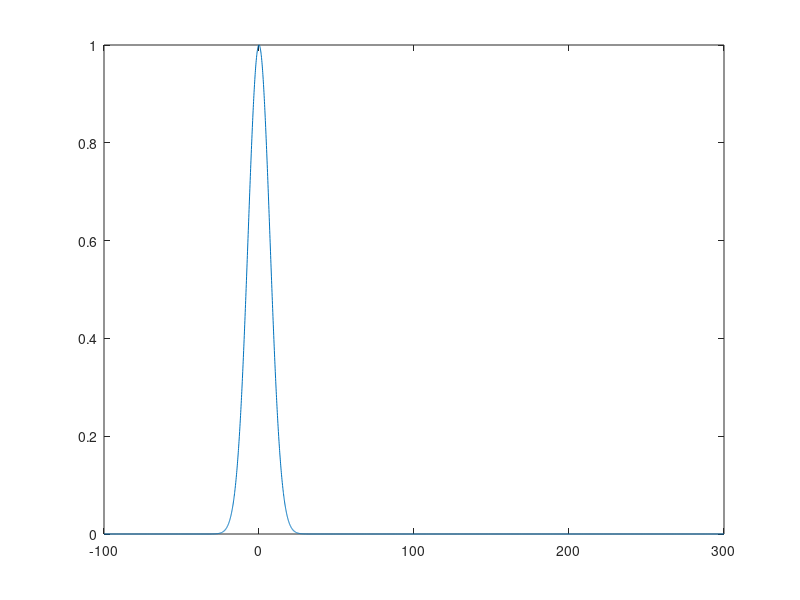

MATLAB code for this plot: (Note: this script raises an error after producing the figure.)
%% Finite-Difference Time Domain algorithm (1D)
% 
% For testing of more sophisticated algorithms and conceptual understanding.
%   Principally from "Electromagnetic Simulation using the FDTD method" by Dennis M. Sullivan
%% 

% Use change of variables: ^E = sqrt(eps0/mu0) E

% Beam parameters
% ---------------
bw = 1e2 % Beamwidth
t0 = 40.0; 
taup = 12;

% Integration parameters
% ---------------
nz = 4000 % Number of x-grid points
dz = 0.1 % Size of x-step

epsr = ones(1,nz);
con = zeros(1,nz);
epsr(nz/2:end) = 12.4 .* epsr(nz/2:end); % Relative permittivity of GaAs in second half of domain
con(nz/2:end) = 5e-4 + con(nz/2:end); % Conductivity of GaAs in second half of domain

c0 = 3e8;
dt = dz / (2 * c0) % Size of t-step
NMAX = 10000; % Number of time steps
Nsaved = 200; % Interval between saves

E0 = @(z) exp(-z.^2 / bw); % Initial pulse
z = [-nz/4:3*nz/4] .* dz;


Ei = E0(z);
Hi = zeros(1,length(Ei));

plot(z, Ei);

[Ex, Hy] = fdtd_1d(Ei, Hi, epsr, con, dt, dz, NMAX, Nsaved);

clf;
graphics_toolkit gnuplot
f = figure('visible','off')
dimEx = size(Ex);

for n = 1:dimEx(1)
  % Plot the E-field
  subplot(2,1,1);
    plot(z, Ex(n,:));
    xlabel("z");
    ylabel('E_x(z)');
    ylim([-1.0 1.0]);
    grid on;
  subplot(2,1,2);
    plot(z, Hy(n,:));
    xlabel("z");
    ylabel('H_y(z)');
    ylim([-1.0 1.0]);
    grid on;
  file_text=sprintf("figs/output%d.png",n)
  saveas (gca, file_text);
end
